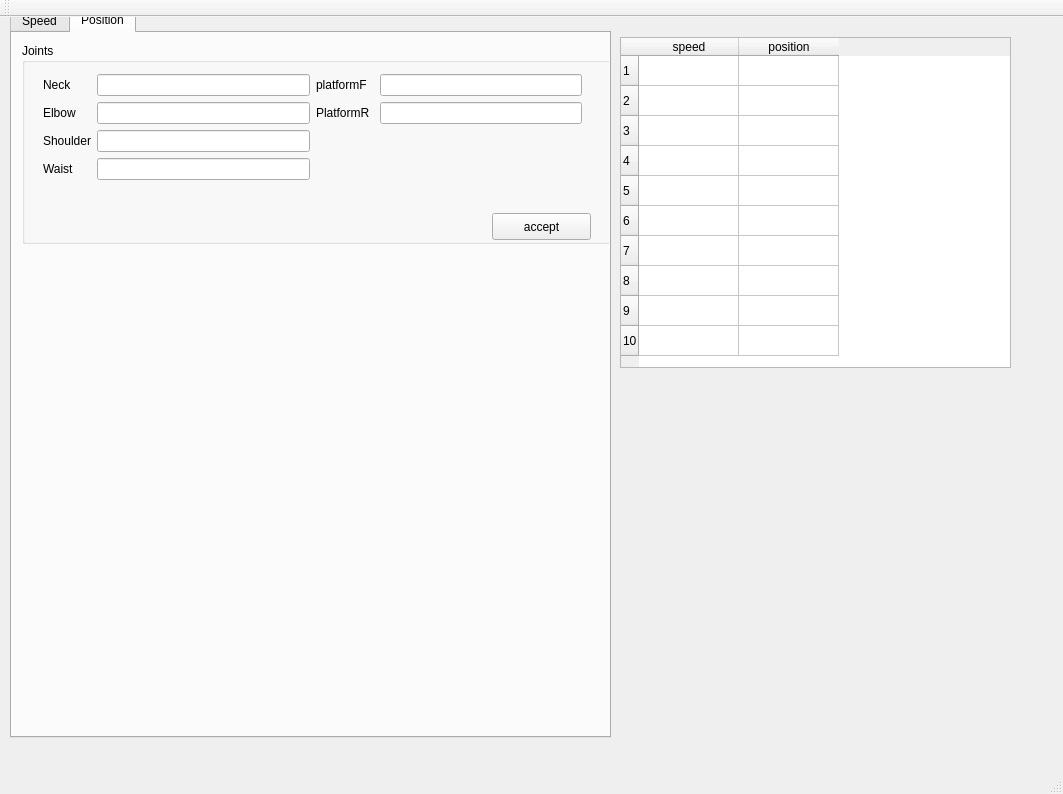
<?xml version="1.0" encoding="UTF-8"?>
<ui version="4.0">
 <class>MainWindow</class>
 <widget class="QMainWindow" name="MainWindow">
  <property name="geometry">
   <rect>
    <x>0</x>
    <y>0</y>
    <width>1063</width>
    <height>794</height>
   </rect>
  </property>
  <property name="windowTitle">
   <string>MainWindow</string>
  </property>
  <widget class="QWidget" name="centralWidget">
   <widget class="QTabWidget" name="speedControl">
    <property name="geometry">
     <rect>
      <x>10</x>
      <y>-10</y>
      <width>601</width>
      <height>731</height>
     </rect>
    </property>
    <property name="currentIndex">
     <number>1</number>
    </property>
    <widget class="QWidget" name="tab">
     <attribute name="title">
      <string>Speed</string>
     </attribute>
     <widget class="QWidget" name="verticalLayoutWidget_3">
      <property name="geometry">
       <rect>
        <x>10</x>
        <y>0</y>
        <width>581</width>
        <height>701</height>
       </rect>
      </property>
      <layout class="QVBoxLayout" name="mainLayout">
       <item>
        <layout class="QHBoxLayout" name="horizontalLayout_4">
         <item>
          <layout class="QVBoxLayout" name="verticalLayout_3">
           <item>
            <widget class="QPushButton" name="connectButton">
             <property name="text">
              <string>Connect</string>
             </property>
            </widget>
           </item>
           <item>
            <widget class="QPushButton" name="settings">
             <property name="text">
              <string>Settings</string>
             </property>
            </widget>
           </item>
           <item>
            <widget class="QCheckBox" name="lightToggle">
             <property name="text">
              <string>Light</string>
             </property>
            </widget>
           </item>
          </layout>
         </item>
         <item>
          <widget class="QGroupBox" name="groupBox_3">
           <property name="title">
            <string>tools</string>
           </property>
           <widget class="QGroupBox" name="groupBox_6">
            <property name="geometry">
             <rect>
              <x>10</x>
              <y>30</y>
              <width>181</width>
              <height>101</height>
             </rect>
            </property>
            <property name="title">
             <string>Flippers</string>
            </property>
            <widget class="QDial" name="flipper">
             <property name="enabled">
              <bool>false</bool>
             </property>
             <property name="geometry">
              <rect>
               <x>70</x>
               <y>20</y>
               <width>50</width>
               <height>64</height>
              </rect>
             </property>
             <property name="minimum">
              <number>-1</number>
             </property>
             <property name="maximum">
              <number>1</number>
             </property>
             <property name="pageStep">
              <number>1</number>
             </property>
            </widget>
            <widget class="QLabel" name="label">
             <property name="geometry">
              <rect>
               <x>20</x>
               <y>60</y>
               <width>67</width>
               <height>17</height>
              </rect>
             </property>
             <property name="text">
              <string>down</string>
             </property>
            </widget>
            <widget class="QLabel" name="label_2">
             <property name="geometry">
              <rect>
               <x>80</x>
               <y>0</y>
               <width>67</width>
               <height>17</height>
              </rect>
             </property>
             <property name="text">
              <string>stop</string>
             </property>
            </widget>
            <widget class="QLabel" name="label_3">
             <property name="geometry">
              <rect>
               <x>130</x>
               <y>60</y>
               <width>67</width>
               <height>17</height>
              </rect>
             </property>
             <property name="text">
              <string>up</string>
             </property>
            </widget>
           </widget>
           <widget class="QGroupBox" name="groupBox_5">
            <property name="geometry">
             <rect>
              <x>20</x>
              <y>150</y>
              <width>161</width>
              <height>131</height>
             </rect>
            </property>
            <property name="title">
             <string>Gripper</string>
            </property>
            <widget class="QDial" name="gripper">
             <property name="enabled">
              <bool>false</bool>
             </property>
             <property name="geometry">
              <rect>
               <x>50</x>
               <y>50</y>
               <width>50</width>
               <height>64</height>
              </rect>
             </property>
             <property name="minimum">
              <number>-1</number>
             </property>
             <property name="maximum">
              <number>1</number>
             </property>
             <property name="pageStep">
              <number>1</number>
             </property>
            </widget>
            <widget class="QLabel" name="label_5">
             <property name="geometry">
              <rect>
               <x>60</x>
               <y>30</y>
               <width>67</width>
               <height>17</height>
              </rect>
             </property>
             <property name="text">
              <string>stop</string>
             </property>
            </widget>
            <widget class="QLabel" name="label_6">
             <property name="geometry">
              <rect>
               <x>10</x>
               <y>80</y>
               <width>67</width>
               <height>17</height>
              </rect>
             </property>
             <property name="text">
              <string>close</string>
             </property>
            </widget>
            <widget class="QLabel" name="label_7">
             <property name="geometry">
              <rect>
               <x>120</x>
               <y>80</y>
               <width>67</width>
               <height>17</height>
              </rect>
             </property>
             <property name="text">
              <string>open</string>
             </property>
            </widget>
           </widget>
          </widget>
         </item>
        </layout>
       </item>
       <item>
        <widget class="Line" name="line">
         <property name="orientation">
          <enum>Qt::Horizontal</enum>
         </property>
        </widget>
       </item>
       <item>
        <widget class="QGroupBox" name="groupBox_2">
         <property name="title">
          <string>Joints</string>
         </property>
         <widget class="QWidget" name="horizontalLayoutWidget_4">
          <property name="geometry">
           <rect>
            <x>10</x>
            <y>20</y>
            <width>561</width>
            <height>316</height>
           </rect>
          </property>
          <layout class="QHBoxLayout" name="horizontalLayout_6">
           <item>
            <layout class="QFormLayout" name="formLayout_2">
             <item row="0" column="0">
              <widget class="QLabel" name="neckLabel">
               <property name="text">
                <string>Neck</string>
               </property>
              </widget>
             </item>
             <item row="0" column="1">
              <widget class="QLineEdit" name="neckLineEdit">
               <property name="enabled">
                <bool>false</bool>
               </property>
               <property name="text">
                <string>0</string>
               </property>
               <property name="maxLength">
                <number>6</number>
               </property>
              </widget>
             </item>
             <item row="1" column="0" colspan="2">
              <widget class="MyQSlider" name="neckSlider">
               <property name="enabled">
                <bool>false</bool>
               </property>
               <property name="maximum">
                <number>100</number>
               </property>
               <property name="singleStep">
                <number>10</number>
               </property>
               <property name="value">
                <number>50</number>
               </property>
               <property name="orientation">
                <enum>Qt::Horizontal</enum>
               </property>
               <property name="tickPosition">
                <enum>QSlider::TicksBothSides</enum>
               </property>
               <property name="tickInterval">
                <number>10</number>
               </property>
              </widget>
             </item>
             <item row="2" column="0">
              <widget class="QLabel" name="elbowLabel">
               <property name="text">
                <string>Elbow</string>
               </property>
              </widget>
             </item>
             <item row="2" column="1">
              <widget class="QLineEdit" name="elbowLineEdit">
               <property name="enabled">
                <bool>false</bool>
               </property>
               <property name="text">
                <string>0</string>
               </property>
               <property name="maxLength">
                <number>6</number>
               </property>
              </widget>
             </item>
             <item row="3" column="0" colspan="2">
              <widget class="MyQSlider" name="elbowSlider">
               <property name="enabled">
                <bool>false</bool>
               </property>
               <property name="maximum">
                <number>100</number>
               </property>
               <property name="singleStep">
                <number>10</number>
               </property>
               <property name="value">
                <number>50</number>
               </property>
               <property name="orientation">
                <enum>Qt::Horizontal</enum>
               </property>
               <property name="tickPosition">
                <enum>QSlider::TicksBothSides</enum>
               </property>
               <property name="tickInterval">
                <number>10</number>
               </property>
              </widget>
             </item>
             <item row="4" column="0">
              <widget class="QLabel" name="shoulderLabel">
               <property name="text">
                <string>Shoulder</string>
               </property>
              </widget>
             </item>
             <item row="4" column="1">
              <widget class="QLineEdit" name="shoulderLineEdit">
               <property name="enabled">
                <bool>false</bool>
               </property>
               <property name="text">
                <string>0</string>
               </property>
               <property name="maxLength">
                <number>6</number>
               </property>
              </widget>
             </item>
             <item row="5" column="0" colspan="2">
              <widget class="MyQSlider" name="waistUpDown">
               <property name="enabled">
                <bool>false</bool>
               </property>
               <property name="mouseTracking">
                <bool>false</bool>
               </property>
               <property name="maximum">
                <number>100</number>
               </property>
               <property name="singleStep">
                <number>10</number>
               </property>
               <property name="value">
                <number>50</number>
               </property>
               <property name="orientation">
                <enum>Qt::Horizontal</enum>
               </property>
               <property name="invertedAppearance">
                <bool>false</bool>
               </property>
               <property name="invertedControls">
                <bool>false</bool>
               </property>
               <property name="tickPosition">
                <enum>QSlider::TicksBothSides</enum>
               </property>
               <property name="tickInterval">
                <number>10</number>
               </property>
              </widget>
             </item>
             <item row="6" column="0">
              <widget class="QLabel" name="waistLabel">
               <property name="text">
                <string>Waist</string>
               </property>
              </widget>
             </item>
             <item row="6" column="1">
              <widget class="QLineEdit" name="waistLineEdit">
               <property name="enabled">
                <bool>false</bool>
               </property>
               <property name="text">
                <string>0</string>
               </property>
               <property name="maxLength">
                <number>6</number>
               </property>
              </widget>
             </item>
             <item row="7" column="0" colspan="2">
              <widget class="MyQSlider" name="waistLeftRight">
               <property name="enabled">
                <bool>false</bool>
               </property>
               <property name="maximum">
                <number>100</number>
               </property>
               <property name="singleStep">
                <number>10</number>
               </property>
               <property name="value">
                <number>50</number>
               </property>
               <property name="orientation">
                <enum>Qt::Horizontal</enum>
               </property>
               <property name="tickPosition">
                <enum>QSlider::TicksBothSides</enum>
               </property>
               <property name="tickInterval">
                <number>10</number>
               </property>
              </widget>
             </item>
            </layout>
           </item>
           <item>
            <layout class="QFormLayout" name="formLayout">
             <property name="fieldGrowthPolicy">
              <enum>QFormLayout::ExpandingFieldsGrow</enum>
             </property>
             <property name="formAlignment">
              <set>Qt::AlignLeading|Qt::AlignLeft|Qt::AlignTop</set>
             </property>
             <property name="horizontalSpacing">
              <number>10</number>
             </property>
             <property name="bottomMargin">
              <number>0</number>
             </property>
             <item row="0" column="0">
              <widget class="QLabel" name="platformForwardLabel">
               <property name="text">
                <string>platformF</string>
               </property>
              </widget>
             </item>
             <item row="0" column="1">
              <widget class="QLineEdit" name="platformForwardLineEdit">
               <property name="enabled">
                <bool>false</bool>
               </property>
               <property name="text">
                <string>0</string>
               </property>
               <property name="maxLength">
                <number>6</number>
               </property>
              </widget>
             </item>
             <item row="1" column="0">
              <widget class="QLabel" name="platformRLabel">
               <property name="text">
                <string>PlatformR</string>
               </property>
              </widget>
             </item>
             <item row="1" column="1">
              <widget class="QLineEdit" name="platformRLineEdit">
               <property name="enabled">
                <bool>false</bool>
               </property>
               <property name="text">
                <string>0</string>
               </property>
               <property name="maxLength">
                <number>6</number>
               </property>
              </widget>
             </item>
             <item row="3" column="0" colspan="2">
              <widget class="MyQSlider" name="platformR">
               <property name="enabled">
                <bool>false</bool>
               </property>
               <property name="mouseTracking">
                <bool>true</bool>
               </property>
               <property name="maximum">
                <number>100</number>
               </property>
               <property name="singleStep">
                <number>10</number>
               </property>
               <property name="value">
                <number>50</number>
               </property>
               <property name="orientation">
                <enum>Qt::Horizontal</enum>
               </property>
               <property name="tickPosition">
                <enum>QSlider::TicksBothSides</enum>
               </property>
               <property name="tickInterval">
                <number>10</number>
               </property>
              </widget>
             </item>
             <item row="2" column="0" colspan="2">
              <spacer name="verticalSpacer">
               <property name="orientation">
                <enum>Qt::Vertical</enum>
               </property>
               <property name="sizeHint" stdset="0">
                <size>
                 <width>20</width>
                 <height>40</height>
                </size>
               </property>
              </spacer>
             </item>
             <item row="4" column="0">
              <widget class="QPushButton" name="acceptForms">
               <property name="text">
                <string>Accept</string>
               </property>
              </widget>
             </item>
             <item row="4" column="1">
              <widget class="QPushButton" name="stopAll">
               <property name="text">
                <string>StopAll</string>
               </property>
              </widget>
             </item>
            </layout>
           </item>
           <item>
            <widget class="MyQSlider" name="platformF">
             <property name="enabled">
              <bool>false</bool>
             </property>
             <property name="sizePolicy">
              <sizepolicy hsizetype="Expanding" vsizetype="Expanding">
               <horstretch>0</horstretch>
               <verstretch>0</verstretch>
              </sizepolicy>
             </property>
             <property name="maximum">
              <number>100</number>
             </property>
             <property name="singleStep">
              <number>10</number>
             </property>
             <property name="value">
              <number>50</number>
             </property>
             <property name="orientation">
              <enum>Qt::Vertical</enum>
             </property>
             <property name="tickPosition">
              <enum>QSlider::TicksBothSides</enum>
             </property>
             <property name="tickInterval">
              <number>10</number>
             </property>
            </widget>
           </item>
          </layout>
         </widget>
        </widget>
       </item>
      </layout>
     </widget>
    </widget>
    <widget class="QWidget" name="tab_2">
     <attribute name="title">
      <string>Position</string>
     </attribute>
     <widget class="QGroupBox" name="groupBox_7">
      <property name="geometry">
       <rect>
        <x>10</x>
        <y>10</y>
        <width>591</width>
        <height>201</height>
       </rect>
      </property>
      <property name="title">
       <string>Joints</string>
      </property>
      <widget class="QWidget" name="horizontalLayoutWidget_5">
       <property name="geometry">
        <rect>
         <x>10</x>
         <y>20</y>
         <width>561</width>
         <height>141</height>
        </rect>
       </property>
       <layout class="QHBoxLayout" name="horizontalLayout_7">
        <item>
         <layout class="QFormLayout" name="formLayout_3">
          <property name="fieldGrowthPolicy">
           <enum>QFormLayout::AllNonFixedFieldsGrow</enum>
          </property>
          <item row="0" column="0">
           <widget class="QLabel" name="neckLabel_2">
            <property name="text">
             <string>Neck</string>
            </property>
           </widget>
          </item>
          <item row="0" column="1">
           <widget class="QLineEdit" name="neckLineEdit_2"/>
          </item>
          <item row="1" column="0">
           <widget class="QLabel" name="elbowLabel_2">
            <property name="text">
             <string>Elbow</string>
            </property>
           </widget>
          </item>
          <item row="1" column="1">
           <widget class="QLineEdit" name="elbowAngle"/>
          </item>
          <item row="2" column="0">
           <widget class="QLabel" name="shoulderLabel_2">
            <property name="text">
             <string>Shoulder</string>
            </property>
           </widget>
          </item>
          <item row="2" column="1">
           <widget class="QLineEdit" name="shoulderLineEdit_2"/>
          </item>
          <item row="3" column="0">
           <widget class="QLabel" name="waistLabel_2">
            <property name="text">
             <string>Waist</string>
            </property>
           </widget>
          </item>
          <item row="3" column="1">
           <widget class="QLineEdit" name="waistAngle"/>
          </item>
         </layout>
        </item>
        <item>
         <layout class="QFormLayout" name="formLayout_4">
          <property name="fieldGrowthPolicy">
           <enum>QFormLayout::ExpandingFieldsGrow</enum>
          </property>
          <property name="formAlignment">
           <set>Qt::AlignLeading|Qt::AlignLeft|Qt::AlignTop</set>
          </property>
          <property name="horizontalSpacing">
           <number>10</number>
          </property>
          <property name="bottomMargin">
           <number>0</number>
          </property>
          <item row="0" column="0">
           <widget class="QLabel" name="platformForwardLabel_2">
            <property name="text">
             <string>platformF</string>
            </property>
           </widget>
          </item>
          <item row="0" column="1">
           <widget class="QLineEdit" name="platformForwardLineEdit_2"/>
          </item>
          <item row="1" column="0">
           <widget class="QLabel" name="platformRLabel_2">
            <property name="text">
             <string>PlatformR</string>
            </property>
           </widget>
          </item>
          <item row="1" column="1">
           <widget class="QLineEdit" name="platformRLineEdit_2"/>
          </item>
         </layout>
        </item>
       </layout>
      </widget>
      <widget class="QPushButton" name="acceptButton">
       <property name="geometry">
        <rect>
         <x>470</x>
         <y>170</y>
         <width>99</width>
         <height>27</height>
        </rect>
       </property>
       <property name="text">
        <string>accept</string>
       </property>
      </widget>
     </widget>
    </widget>
   </widget>
   <widget class="QTableWidget" name="telemetryView">
    <property name="geometry">
     <rect>
      <x>620</x>
      <y>20</y>
      <width>391</width>
      <height>331</height>
     </rect>
    </property>
    <property name="rowCount">
     <number>10</number>
    </property>
    <property name="columnCount">
     <number>2</number>
    </property>
    <row/>
    <row/>
    <row/>
    <row/>
    <row/>
    <row/>
    <row/>
    <row/>
    <row/>
    <row/>
    <column>
     <property name="text">
      <string>speed</string>
     </property>
    </column>
    <column>
     <property name="text">
      <string>position</string>
     </property>
    </column>
   </widget>
  </widget>
  <widget class="QMenuBar" name="menuBar">
   <property name="geometry">
    <rect>
     <x>0</x>
     <y>0</y>
     <width>1063</width>
     <height>25</height>
    </rect>
   </property>
  </widget>
  <widget class="QToolBar" name="mainToolBar">
   <attribute name="toolBarArea">
    <enum>TopToolBarArea</enum>
   </attribute>
   <attribute name="toolBarBreak">
    <bool>false</bool>
   </attribute>
  </widget>
  <widget class="QStatusBar" name="statusBar"/>
 </widget>
 <layoutdefault spacing="6" margin="11"/>
 <customwidgets>
  <customwidget>
   <class>MyQSlider</class>
   <extends>QSlider</extends>
   <header location="global">myqslider.h</header>
  </customwidget>
 </customwidgets>
 <resources/>
 <connections/>
</ui>
